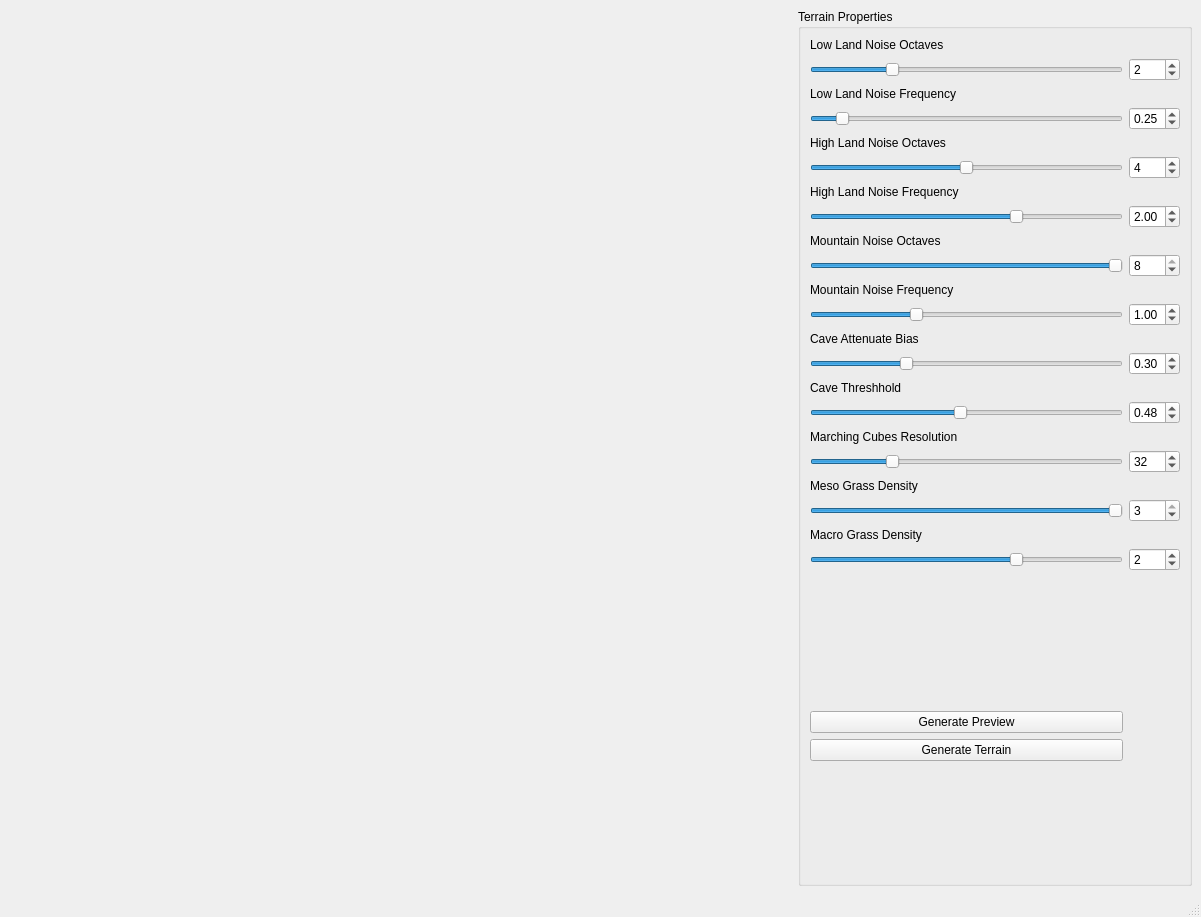
<?xml version="1.0" encoding="UTF-8"?>
<ui version="4.0">
 <class>MainWindow</class>
 <widget class="QMainWindow" name="MainWindow">
  <property name="geometry">
   <rect>
    <x>0</x>
    <y>0</y>
    <width>1201</width>
    <height>917</height>
   </rect>
  </property>
  <property name="minimumSize">
   <size>
    <width>500</width>
    <height>500</height>
   </size>
  </property>
  <property name="windowTitle">
   <string>MainWindow</string>
  </property>
  <widget class="QWidget" name="centralwidget">
   <layout class="QGridLayout" name="gridLayout">
    <item row="0" column="0">
     <spacer name="horizontalSpacer">
      <property name="orientation">
       <enum>Qt::Horizontal</enum>
      </property>
      <property name="sizeHint" stdset="0">
       <size>
        <width>40</width>
        <height>20</height>
       </size>
      </property>
     </spacer>
    </item>
    <item row="0" column="2">
     <widget class="QGroupBox" name="s_highLandOctLbl">
      <property name="title">
       <string>Terrain Properties</string>
      </property>
      <layout class="QGridLayout" name="gridLayout_2">
       <item row="3" column="1">
        <widget class="QSlider" name="s_lowLandNoiseFreqSld">
         <property name="maximum">
          <number>300</number>
         </property>
         <property name="value">
          <number>25</number>
         </property>
         <property name="sliderPosition">
          <number>25</number>
         </property>
         <property name="orientation">
          <enum>Qt::Horizontal</enum>
         </property>
        </widget>
       </item>
       <item row="7" column="2">
        <widget class="QDoubleSpinBox" name="s_highlandNoiseFreqSpn">
         <property name="maximum">
          <double>3.000000000000000</double>
         </property>
         <property name="singleStep">
          <double>0.010000000000000</double>
         </property>
         <property name="value">
          <double>2.000000000000000</double>
         </property>
        </widget>
       </item>
       <item row="25" column="1">
        <spacer name="verticalSpacer">
         <property name="orientation">
          <enum>Qt::Vertical</enum>
         </property>
         <property name="sizeHint" stdset="0">
          <size>
           <width>20</width>
           <height>40</height>
          </size>
         </property>
        </spacer>
       </item>
       <item row="20" column="1">
        <widget class="QLabel" name="s_marcoGrassDenLbl">
         <property name="text">
          <string>Macro Grass Density</string>
         </property>
        </widget>
       </item>
       <item row="6" column="1">
        <widget class="QLabel" name="s_highLandNoiseFreqLbl">
         <property name="text">
          <string>High Land Noise Frequency</string>
         </property>
        </widget>
       </item>
       <item row="1" column="2">
        <widget class="QSpinBox" name="s_lowLandOctSpn">
         <property name="maximum">
          <number>8</number>
         </property>
         <property name="value">
          <number>2</number>
         </property>
        </widget>
       </item>
       <item row="1" column="1">
        <widget class="QSlider" name="s_lowLandOctSld">
         <property name="maximum">
          <number>8</number>
         </property>
         <property name="value">
          <number>2</number>
         </property>
         <property name="orientation">
          <enum>Qt::Horizontal</enum>
         </property>
        </widget>
       </item>
       <item row="4" column="1">
        <widget class="QLabel" name="label">
         <property name="text">
          <string>High Land Noise Octaves</string>
         </property>
        </widget>
       </item>
       <item row="0" column="1">
        <widget class="QLabel" name="s_lowLandOctLbl">
         <property name="text">
          <string>Low Land Noise Octaves</string>
         </property>
        </widget>
       </item>
       <item row="24" column="1">
        <widget class="QPushButton" name="s_genTerrainBtn">
         <property name="text">
          <string>Generate Terrain</string>
         </property>
        </widget>
       </item>
       <item row="10" column="1">
        <widget class="QLabel" name="s_moutainNoiseFreqLbl">
         <property name="text">
          <string>Mountain Noise Frequency</string>
         </property>
        </widget>
       </item>
       <item row="3" column="2">
        <widget class="QDoubleSpinBox" name="s_lowLandNoiseFreqSpn">
         <property name="maximum">
          <double>3.000000000000000</double>
         </property>
         <property name="singleStep">
          <double>0.010000000000000</double>
         </property>
         <property name="value">
          <double>0.250000000000000</double>
         </property>
        </widget>
       </item>
       <item row="7" column="1">
        <widget class="QSlider" name="s_highLandNoiseFreqSld">
         <property name="maximum">
          <number>300</number>
         </property>
         <property name="value">
          <number>200</number>
         </property>
         <property name="orientation">
          <enum>Qt::Horizontal</enum>
         </property>
        </widget>
       </item>
       <item row="22" column="1">
        <widget class="QLabel" name="s_terrainPreviewLbl">
         <property name="minimumSize">
          <size>
           <width>128</width>
           <height>128</height>
          </size>
         </property>
         <property name="text">
          <string/>
         </property>
        </widget>
       </item>
       <item row="5" column="2">
        <widget class="QSpinBox" name="spinBox">
         <property name="maximum">
          <number>8</number>
         </property>
         <property name="value">
          <number>4</number>
         </property>
        </widget>
       </item>
       <item row="11" column="2">
        <widget class="QDoubleSpinBox" name="s_mountainNoiseFreqSpn">
         <property name="maximum">
          <double>3.000000000000000</double>
         </property>
         <property name="singleStep">
          <double>0.010000000000000</double>
         </property>
         <property name="value">
          <double>1.000000000000000</double>
         </property>
        </widget>
       </item>
       <item row="5" column="1">
        <widget class="QSlider" name="horizontalSlider">
         <property name="maximum">
          <number>8</number>
         </property>
         <property name="singleStep">
          <number>1</number>
         </property>
         <property name="value">
          <number>4</number>
         </property>
         <property name="orientation">
          <enum>Qt::Horizontal</enum>
         </property>
        </widget>
       </item>
       <item row="11" column="1">
        <widget class="QSlider" name="s_mountainNoiseSld">
         <property name="maximum">
          <number>300</number>
         </property>
         <property name="value">
          <number>100</number>
         </property>
         <property name="orientation">
          <enum>Qt::Horizontal</enum>
         </property>
        </widget>
       </item>
       <item row="15" column="2">
        <widget class="QDoubleSpinBox" name="s_caveThreshSpn">
         <property name="maximum">
          <double>1.000000000000000</double>
         </property>
         <property name="singleStep">
          <double>0.010000000000000</double>
         </property>
         <property name="value">
          <double>0.480000000000000</double>
         </property>
        </widget>
       </item>
       <item row="2" column="1">
        <widget class="QLabel" name="s_lowLandNoiseFreqLbl">
         <property name="text">
          <string>Low Land Noise Frequency</string>
         </property>
        </widget>
       </item>
       <item row="8" column="1">
        <widget class="QLabel" name="s_mountainNoiseOctLbl">
         <property name="text">
          <string>Mountain Noise Octaves</string>
         </property>
        </widget>
       </item>
       <item row="9" column="2">
        <widget class="QSpinBox" name="spinBox_2">
         <property name="maximum">
          <number>8</number>
         </property>
         <property name="value">
          <number>8</number>
         </property>
        </widget>
       </item>
       <item row="17" column="1">
        <widget class="QSlider" name="s_marchingCubesResSdl">
         <property name="maximum">
          <number>128</number>
         </property>
         <property name="value">
          <number>32</number>
         </property>
         <property name="orientation">
          <enum>Qt::Horizontal</enum>
         </property>
        </widget>
       </item>
       <item row="23" column="1">
        <widget class="QPushButton" name="s_genPreviewBtn">
         <property name="text">
          <string>Generate Preview</string>
         </property>
        </widget>
       </item>
       <item row="9" column="1">
        <widget class="QSlider" name="horizontalSlider_2">
         <property name="maximum">
          <number>8</number>
         </property>
         <property name="value">
          <number>8</number>
         </property>
         <property name="orientation">
          <enum>Qt::Horizontal</enum>
         </property>
        </widget>
       </item>
       <item row="18" column="1">
        <widget class="QLabel" name="s_grassDenseLbl">
         <property name="text">
          <string>Meso Grass Density</string>
         </property>
        </widget>
       </item>
       <item row="16" column="1">
        <widget class="QLabel" name="s_marchResLbl">
         <property name="text">
          <string>Marching Cubes Resolution</string>
         </property>
        </widget>
       </item>
       <item row="13" column="1">
        <widget class="QSlider" name="s_caveAppBiasSld">
         <property name="maximum">
          <number>100</number>
         </property>
         <property name="value">
          <number>30</number>
         </property>
         <property name="orientation">
          <enum>Qt::Horizontal</enum>
         </property>
        </widget>
       </item>
       <item row="12" column="1">
        <widget class="QLabel" name="s_caveAppBiasLbl">
         <property name="text">
          <string>Cave Attenuate Bias</string>
         </property>
        </widget>
       </item>
       <item row="14" column="1">
        <widget class="QLabel" name="s_caveThresholdLbl">
         <property name="text">
          <string>Cave Threshhold</string>
         </property>
        </widget>
       </item>
       <item row="13" column="2">
        <widget class="QDoubleSpinBox" name="s_caveAppBiasSpn">
         <property name="maximum">
          <double>1.000000000000000</double>
         </property>
         <property name="singleStep">
          <double>0.010000000000000</double>
         </property>
         <property name="value">
          <double>0.300000000000000</double>
         </property>
        </widget>
       </item>
       <item row="17" column="2">
        <widget class="QSpinBox" name="s_marchResSpn">
         <property name="maximum">
          <number>128</number>
         </property>
         <property name="value">
          <number>32</number>
         </property>
        </widget>
       </item>
       <item row="19" column="1">
        <widget class="QSlider" name="s_grassDenceSld">
         <property name="maximum">
          <number>3</number>
         </property>
         <property name="value">
          <number>3</number>
         </property>
         <property name="orientation">
          <enum>Qt::Horizontal</enum>
         </property>
        </widget>
       </item>
       <item row="15" column="1">
        <widget class="QSlider" name="s_caveThreshSld">
         <property name="maximum">
          <number>100</number>
         </property>
         <property name="value">
          <number>48</number>
         </property>
         <property name="orientation">
          <enum>Qt::Horizontal</enum>
         </property>
        </widget>
       </item>
       <item row="19" column="2">
        <widget class="QSpinBox" name="s_grassDenseSpn">
         <property name="maximum">
          <number>3</number>
         </property>
         <property name="value">
          <number>3</number>
         </property>
        </widget>
       </item>
       <item row="21" column="1">
        <widget class="QSlider" name="s_MacGrasDenSld">
         <property name="maximum">
          <number>3</number>
         </property>
         <property name="value">
          <number>2</number>
         </property>
         <property name="orientation">
          <enum>Qt::Horizontal</enum>
         </property>
        </widget>
       </item>
       <item row="21" column="2">
        <widget class="QSpinBox" name="s_macGrasDenSpn">
         <property name="maximum">
          <number>3</number>
         </property>
         <property name="value">
          <number>2</number>
         </property>
        </widget>
       </item>
      </layout>
     </widget>
    </item>
    <item row="0" column="1">
     <spacer name="horizontalSpacer_2">
      <property name="orientation">
       <enum>Qt::Horizontal</enum>
      </property>
      <property name="sizeHint" stdset="0">
       <size>
        <width>40</width>
        <height>20</height>
       </size>
      </property>
     </spacer>
    </item>
   </layout>
  </widget>
  <widget class="QMenuBar" name="menubar">
   <property name="geometry">
    <rect>
     <x>0</x>
     <y>0</y>
     <width>1201</width>
     <height>25</height>
    </rect>
   </property>
  </widget>
  <widget class="QStatusBar" name="statusbar"/>
 </widget>
 <resources/>
 <connections>
  <connection>
   <sender>spinBox</sender>
   <signal>valueChanged(int)</signal>
   <receiver>horizontalSlider</receiver>
   <slot>setValue(int)</slot>
   <hints>
    <hint type="sourcelabel">
     <x>1182</x>
     <y>225</y>
    </hint>
    <hint type="destinationlabel">
     <x>864</x>
     <y>209</y>
    </hint>
   </hints>
  </connection>
  <connection>
   <sender>horizontalSlider</sender>
   <signal>sliderMoved(int)</signal>
   <receiver>spinBox</receiver>
   <slot>setValue(int)</slot>
   <hints>
    <hint type="sourcelabel">
     <x>1115</x>
     <y>226</y>
    </hint>
    <hint type="destinationlabel">
     <x>1182</x>
     <y>225</y>
    </hint>
   </hints>
  </connection>
  <connection>
   <sender>spinBox_2</sender>
   <signal>valueChanged(int)</signal>
   <receiver>horizontalSlider_2</receiver>
   <slot>setValue(int)</slot>
   <hints>
    <hint type="sourcelabel">
     <x>1182</x>
     <y>341</y>
    </hint>
    <hint type="destinationlabel">
     <x>913</x>
     <y>330</y>
    </hint>
   </hints>
  </connection>
  <connection>
   <sender>horizontalSlider_2</sender>
   <signal>sliderMoved(int)</signal>
   <receiver>spinBox_2</receiver>
   <slot>setValue(int)</slot>
   <hints>
    <hint type="sourcelabel">
     <x>1115</x>
     <y>342</y>
    </hint>
    <hint type="destinationlabel">
     <x>1182</x>
     <y>341</y>
    </hint>
   </hints>
  </connection>
  <connection>
   <sender>s_marchingCubesResSdl</sender>
   <signal>sliderMoved(int)</signal>
   <receiver>s_marchResSpn</receiver>
   <slot>setValue(int)</slot>
   <hints>
    <hint type="sourcelabel">
     <x>987</x>
     <y>562</y>
    </hint>
    <hint type="destinationlabel">
     <x>1182</x>
     <y>573</y>
    </hint>
   </hints>
  </connection>
  <connection>
   <sender>s_marchResSpn</sender>
   <signal>valueChanged(int)</signal>
   <receiver>s_marchingCubesResSdl</receiver>
   <slot>setValue(int)</slot>
   <hints>
    <hint type="sourcelabel">
     <x>1182</x>
     <y>573</y>
    </hint>
    <hint type="destinationlabel">
     <x>961</x>
     <y>567</y>
    </hint>
   </hints>
  </connection>
  <connection>
   <sender>s_grassDenseSpn</sender>
   <signal>valueChanged(int)</signal>
   <receiver>s_grassDenceSld</receiver>
   <slot>setValue(int)</slot>
   <hints>
    <hint type="sourcelabel">
     <x>1182</x>
     <y>631</y>
    </hint>
    <hint type="destinationlabel">
     <x>1061</x>
     <y>619</y>
    </hint>
   </hints>
  </connection>
  <connection>
   <sender>s_grassDenceSld</sender>
   <signal>sliderMoved(int)</signal>
   <receiver>s_grassDenseSpn</receiver>
   <slot>setValue(int)</slot>
   <hints>
    <hint type="sourcelabel">
     <x>967</x>
     <y>623</y>
    </hint>
    <hint type="destinationlabel">
     <x>1182</x>
     <y>631</y>
    </hint>
   </hints>
  </connection>
  <connection>
   <sender>s_MacGrasDenSld</sender>
   <signal>sliderMoved(int)</signal>
   <receiver>s_macGrasDenSpn</receiver>
   <slot>setValue(int)</slot>
   <hints>
    <hint type="sourcelabel">
     <x>1101</x>
     <y>678</y>
    </hint>
    <hint type="destinationlabel">
     <x>1140</x>
     <y>680</y>
    </hint>
   </hints>
  </connection>
  <connection>
   <sender>s_macGrasDenSpn</sender>
   <signal>valueChanged(int)</signal>
   <receiver>s_MacGrasDenSld</receiver>
   <slot>setValue(int)</slot>
   <hints>
    <hint type="sourcelabel">
     <x>1141</x>
     <y>670</y>
    </hint>
    <hint type="destinationlabel">
     <x>1100</x>
     <y>667</y>
    </hint>
   </hints>
  </connection>
 </connections>
</ui>
